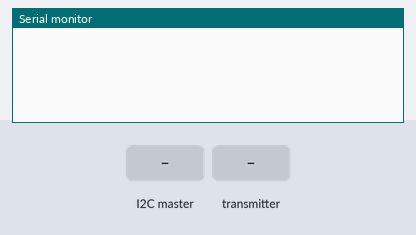
Bench run of a program on a simulated ESP32. Parts: the last lines printed to the serial monitor. Inputs (shaded band) come from the test bench.

Above: at 1.2 s.
1.3 s: the I2C master sends the byte 1
At 2.5 s:
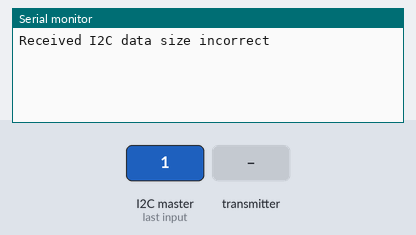
2.8 s: the transmitter starts sending legConfigs.0 = 0
At 3.16 s:
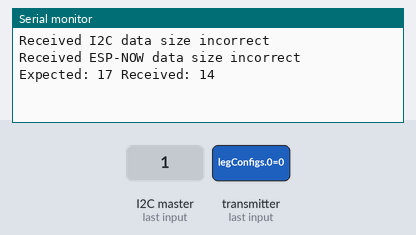

Measured:
- after the input at 1.3 s, the serial monitor: prints a new line at once (image 1)
- after the input at 2.8 s, the serial monitor: prints a new line after 0.05 s (image 2)

The program:

main.cpp
```cpp
#include <Arduino.h>
#include "CommEspNow.h"
#include "CommI2C.h"

// Instances of packets
ControlPacket controlPacket = {};
HexPacket hexPacket = {};

void setup() {
  Serial.begin(115200);
  initEspNow(); // Initialize ESP-NOW communication
  initI2C();    // Initialize I2C communication
}

void loop() {
  // Do nothing
}
```

CommEspNow.h
```cpp
#ifndef COM_ESPNOW_H
#define COM_ESPNOW_H
#include <WiFi.h>
#include <esp_now.h>
#include "ControlPacket.h"
#include "HexPacket.h"

// Mac address for hexapod esp32
uint8_t controllerMAC[] = {0xFC, 0x01, 0x2C, 0xD9, 0x41, 0xE4};

// Function to handle espNOW receive event (Arduino ESP32 signature)
static void receiveEventEspNOW(const uint8_t *mac, const uint8_t *data, int len) {
    if (len != sizeof(ControlPacket)) {
        Serial.println("Received ESP-NOW data size incorrect");
        Serial.print("Expected: ");
        Serial.print(sizeof(ControlPacket));
        Serial.print(" Received: ");
        Serial.println(len);
        return;
    }
    ControlPacket incomingControlPacket = {};
    memcpy(&incomingControlPacket, data, sizeof(ControlPacket));
    if (controlPacketChanged(incomingControlPacket, controlPacket)) {
        controlPacket = incomingControlPacket;
    }
    esp_now_send(controllerMAC, (uint8_t*)&hexPacket, sizeof(HexPacket));

    Serial.println("Received ESP-NOW packet from: ");
    for (int i = 0; i < 6; i++) {
        Serial.printf("%02X", mac[i]);
        if (i < 5) Serial.print(":");
    }
}

// Function to initialize ESP-NOW communication
void initEspNow() {
    // Initialize WiFi in station mode
    WiFi.mode(WIFI_STA);
    WiFi.disconnect();

    // Initialize esp_now
    if (esp_now_init() != ESP_OK) {
        Serial.println("Error initializing ESP-NOW");
        return;
    }

    // Register the receive callback function
    esp_now_register_recv_cb(receiveEventEspNOW);

    // Add the controller MAC address as a peer
    esp_now_peer_info_t peerInfo = {};
    memcpy(peerInfo.peer_addr, controllerMAC, sizeof(controllerMAC));
    peerInfo.channel = 0; // Use the current channel
    peerInfo.encrypt = false;

    if (esp_now_add_peer(&peerInfo) != ESP_OK) {
        Serial.println("Failed to add ESP-NOW peer");
        return;
    }
}

#endif
```

CommI2C.h
```cpp
#ifndef COM_I2C_H
#define COM_I2C_H
#include <Wire.h>
#include <stdint.h>
#include "ControlPacket.h"
#include "HexPacket.h"
#include <Arduino.h>
#define I2C_SLAVE_ADDR 0x08

// Function to handle I2C request event
static void requestEventI2C() {
    // Send the data structure to the master (Raspberry Pi Pico)
    Wire.write((uint8_t*)&controlPacket, sizeof(ControlPacket));
}

// Function to handle I2C receive event (ESP32 receives updated HexPacket from Pico)
static void receiveEventI2C(int numBytes) {
    if (numBytes != sizeof(HexPacket)) {
        Serial.println("Received I2C data size incorrect");
        return;
    }
    HexPacket incomingHexPacket = {};
    Wire.readBytes((char*)&incomingHexPacket, sizeof(HexPacket));
    if (hexPacketChanged(incomingHexPacket, hexPacket)) {
        hexPacket = incomingHexPacket; // Update the hexPacket if it has changed
    }
}

// Function to initialize I2C communication
void initI2C() {
    Wire.begin(I2C_SLAVE_ADDR); // Initialize I2C as slave with specified address
    Wire.onRequest(requestEventI2C); // Set callback function to handle I2C request event
    Wire.onReceive(receiveEventI2C); // Set callback function to handle I2C receive event
}

#endif
```

ControlPacket.h
```cpp
#ifndef CONTROL_PACKET_H
#define CONTROL_PACKET_H
#include <stdint.h>

// Enum for availble commands
enum Command : uint8_t {
  CMD_NONE = 0,
  CMD_SET_GAIT,
  CMD_SET_MODE,
  CMD_SET_CONFIG,
  CMD_HOME_STANCE,
  CMD_REQUEST_CONFIG
};

// Define the data structure with no padding
#pragma pack(push, 1)
struct ControlPacket {
    int16_t joystick1X;
    int16_t joystick1Y;
    int16_t joystick2X;
    int16_t joystick2Y;
    int16_t currentHeight;
    Command command;
    int16_t commandArgs[3];
};
#pragma pack(pop)

extern ControlPacket controlPacket;

// Compare if two ControlPackets are different
bool controlPacketChanged(const ControlPacket& a, const ControlPacket& b) {
    return memcmp(&a, &b, sizeof(ControlPacket)) != 0;
}

#endif
```

HexPacket.h
```cpp
#ifndef HEX_PACKET_H
#define HEX_PACKET_H
#include <stdint.h>

// Define HexPacket struct
#pragma pack(push, 1)
struct HexPacket {
    int16_t legConfigs[3];
    int16_t currentHeight;
    int16_t currentPhase;
    int16_t currentGait;
    int16_t currentMode;
};
#pragma pack(pop)

extern HexPacket hexPacket;

// Compare if two HexPackets are different
bool hexPacketChanged(const HexPacket& a, const HexPacket& b) {
    return memcmp(&a, &b, sizeof(HexPacket)) != 0;
}

#endif
```
